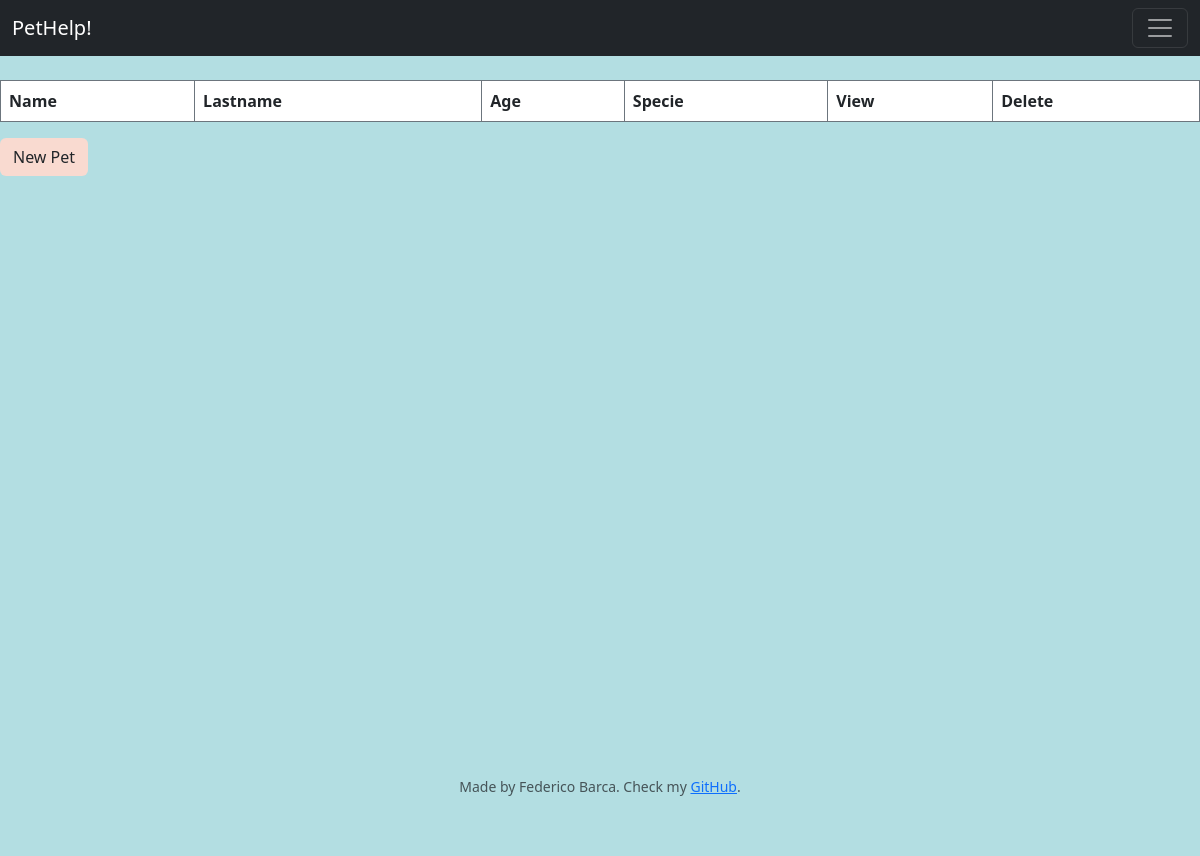
Page /mypets (signed in) on the earlier database version.
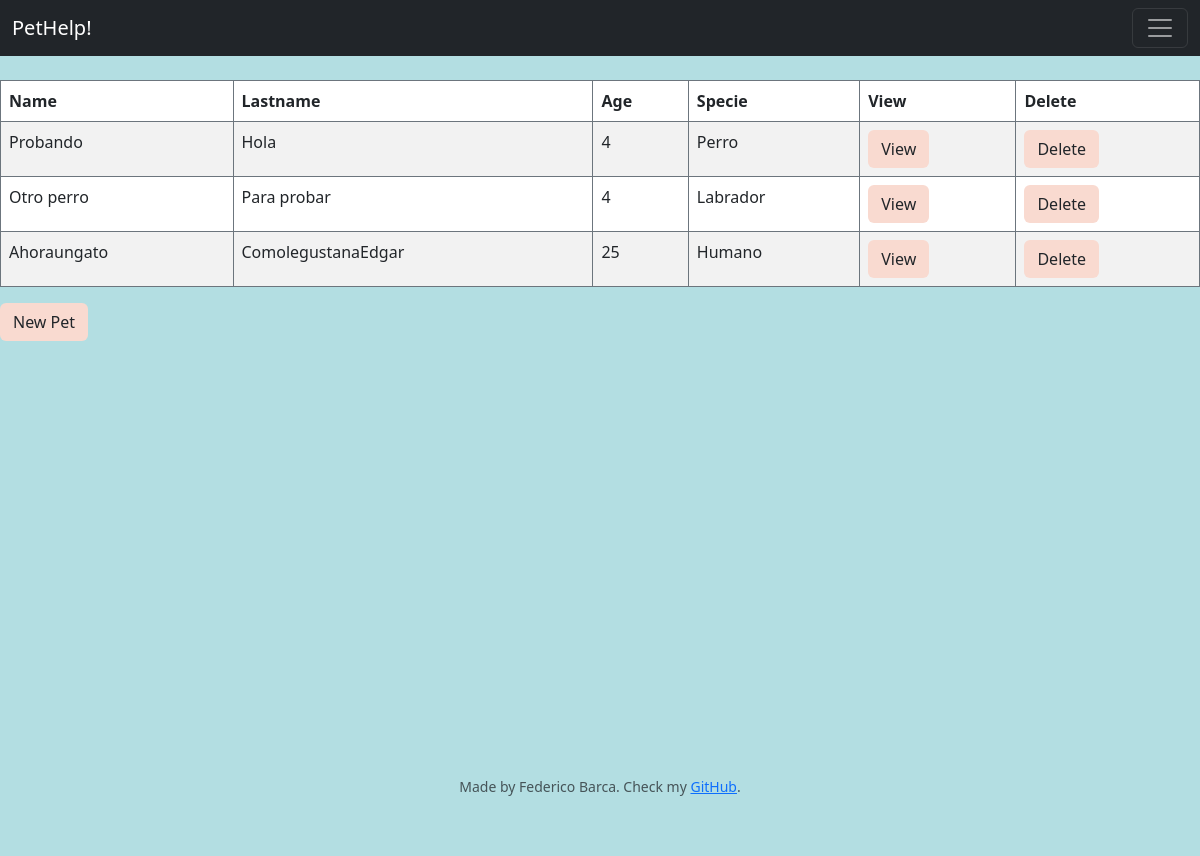
Same page on the later database version.
### tables this page shows
CREATE TABLE 'pets' ('name' text, 'lastname' text, 'age' integer, 'specie' text, 'pet_id' integer, 'pet_num'  INTEGER PRIMARY KEY  );

### application.py (the view)
@app.route("/mypets", methods=["GET", "POST"])
@login_required
def mypets():
    with engine.connect() as db:
        pets = db.execute("SELECT * FROM pets WHERE pet_id =:id", id=session["user_id"]).fetchall()
        history = db.execute("SELECT * FROM history WHERE pet_id =:id", id=session["user_id"]).fetchall()
    return render_template("mypets.html", pets=pets, history=history)

### application.py (called while the page is built)
@app.after_request
def after_request(response):
    response.headers["Cache-Control"] = "no-cache, no-store, must-revalidate"
    response.headers["Expires"] = 0
    response.headers["Pragma"] = "no-cache"
    return response

### helpers.py (called while the page is built)
def login_required(f):
    @wraps(f)
    def decorated_function(*args, **kwargs):
        if session.get("user_id") is None:
            return redirect("/")
        return f(*args, **kwargs)
    return decorated_function

### templates/mypets.html (shortened to what this page needs)
{% extends "layout.html" %}
{% block main %}
    <section class="container1">
        <br>
        <table class="table table-striped table-bordered border-secondary">
            <thead>
                <tr>
                    <th scope="col">Name</th>
                    <th scope="col">Lastname</th>
                    <th scope="col">Age</th>
                    <th scope="col">Specie</th>
                    <th scope="col">View</th>
                    <th scope="col">Delete</th>
                </tr>
            </thead>
            <tbody>
                {% for pet in pets %}
                    <tr>
                            <td>{{ pet["name"] }}</td>
                            <td>{{ pet["lastname"] }}</td>
                            <td>{{ pet["age"] }}</td>
                            <td>{{ pet["specie"] }}</td>
                            <td><form action="/{{ pet.pet_num }}"><input id="view" type="submit" value="View" class="btn btn-my"></form></td>
                            <td><form action="/deletepet/{{ pet.pet_num }}"><input id="delete" type="submit" value="Delete" class="btn btn-my"></form></td>
                    </tr>
                {% endfor %}
            </tbody>
        </table>
        <div class="container">
            <a class="btn btn-my" href="/newpet" role="button">New Pet</a>
        </div>
    </section>
{% endblock %}

### templates/layout.html (shortened to what this page needs)
<!doctype html>
<html lang="en">
  <head>
    <link href="https://cdn.jsdelivr.net/npm/bootstrap@5.3.0-alpha1/dist/css/bootstrap.min.css" rel="stylesheet">
    <link href="static/styles.css" rel="stylesheet">
  </head>
  <body>
    <nav class="navbar navbar-dark bg-dark" aria-label="First navbar example">
    <div class="container-fluid">
      <a class="navbar-brand" href="/">PetHelp!</a>
      <button class="navbar-toggler" type="button" data-bs-toggle="collapse" data-bs-target="#navbarsExample01" aria-controls="navbarsExample01" aria-expanded="false" aria-label="Toggle navigation">
        <span class="navbar-toggler-icon"></span>
      </button>
    </div>
  </nav>
  <main>
      {% block main %}{% endblock %}
  </main>
  </body>
      <footer class="small text-center text-muted contfooter">
            Made by Federico Barca. Check my <a href="https://github.com/FedeYK">GitHub</a>.
    </footer>
</html>

### static/styles.css (style rules this page uses)
.container { margin: 0; padding: 0; }
.container1 { width: 100vw; height: 100vh; background-color: #b3dee2; margin: 0; margin-right: 0; padding: 0; padding-bottom: 10vh; }
.contfooter { background-color: #b3dee2; width: 100vw; height: 10vh; position: fixed; bottom: 0; }
.btn-my { background-color: #F9DAD0; }

Differences in the rows shown:
added pets: name "Probando", lastname "Hola", age "4", specie "Perro"
added pets: name "Otro perro", lastname "Para probar", age "4", specie "Labrador"
added pets: name "Ahoraungato", lastname "ComolegustanaEdgar", age "25", specie "Humano"
